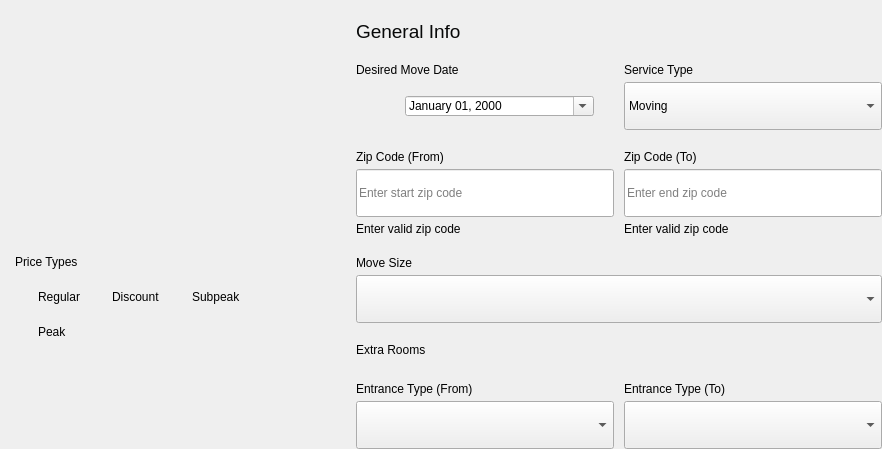
                    <widget class="QWidget" name="calc_move_detail_page">
                     <layout class="QVBoxLayout" name="calc_move_detail_layout">
                      <property name="spacing">
                       <number>0</number>
                      </property>
                      <property name="leftMargin">
                       <number>0</number>
                      </property>
                      <property name="topMargin">
                       <number>0</number>
                      </property>
                      <property name="rightMargin">
                       <number>0</number>
                      </property>
                      <property name="bottomMargin">
                       <number>0</number>
                      </property>
                      <item>
                       <widget class="QFrame" name="calc_move_detail_frame">
                        <layout class="QHBoxLayout" name="calc_move_detail_layout_2" stretch="0,0">
                         <property name="spacing">
                          <number>90</number>
                         </property>
                         <property name="leftMargin">
                          <number>0</number>
                         </property>
                         <property name="topMargin">
                          <number>20</number>
                         </property>
                         <property name="rightMargin">
                          <number>0</number>
                         </property>
                         <property name="bottomMargin">
                          <number>0</number>
                         </property>
                         <item>
                          <widget class="QFrame" name="calc_calendar_frame">
                           <property name="maximumSize">
                            <size>
                             <width>317</width>
                             <height>16777215</height>
                            </size>
                           </property>
                           <layout class="QVBoxLayout" name="cacl_calendar_layout">
                            <property name="spacing">
                             <number>10</number>
                            </property>
                            <property name="leftMargin">
                             <number>0</number>
                            </property>
                            <property name="topMargin">
                             <number>0</number>
                            </property>
                            <property name="rightMargin">
                             <number>0</number>
                            </property>
                            <property name="bottomMargin">
                             <number>0</number>
                            </property>
                            <item>
                             <widget class="QFrame" name="calc_calendar_frame2">
                              <property name="maximumSize">
                               <size>
                                <width>16777215</width>
                                <height>330</height>
                               </size>
                              </property>
                              <layout class="QVBoxLayout" name="calc_calendar_layout2">
                               <property name="spacing">
                                <number>0</number>
                               </property>
                               <property name="leftMargin">
                                <number>20</number>
                               </property>
                               <property name="topMargin">
                                <number>20</number>
                               </property>
                               <property name="rightMargin">
                                <number>20</number>
                               </property>
                               <property name="bottomMargin">
                                <number>20</number>
                               </property>
                              </layout>
                             </widget>
                            </item>
                            <item alignment="Qt::AlignTop">
                             <widget class="QFrame" name="calc_price_type_frame">
                              <layout class="QVBoxLayout" name="calc_price_type_layout">
                               <property name="leftMargin">
                                <number>15</number>
                               </property>
                               <property name="topMargin">
                                <number>15</number>
                               </property>
                               <property name="rightMargin">
                                <number>25</number>
                               </property>
                               <property name="bottomMargin">
                                <number>15</number>
                               </property>
                               <item>
                                <widget class="QLabel" name="calc_price_type">
                                 <property name="text">
                                  <string>Price Types</string>
                                 </property>
                                </widget>
                               </item>
                               <item alignment="Qt::AlignLeft">
                                <widget class="QFrame" name="calc_price_type_frame_2">
                                 <layout class="QHBoxLayout" name="calc_price_type_layout_2">
                                  <property name="spacing">
                                   <number>9</number>
                                  </property>
                                  <property name="leftMargin">
                                   <number>0</number>
                                  </property>
                                  <property name="topMargin">
                                   <number>15</number>
                                  </property>
                                  <property name="rightMargin">
                                   <number>0</number>
                                  </property>
                                  <property name="bottomMargin">
                                   <number>15</number>
                                  </property>
                                  <item>
                                   <widget class="QLabel" name="calc_blue_color">
                                    <property name="minimumSize">
                                     <size>
                                      <width>14</width>
                                      <height>14</height>
                                     </size>
                                    </property>
                                    <property name="maximumSize">
                                     <size>
                                      <width>14</width>
                                      <height>14</height>
                                     </size>
                                    </property>
                                   </widget>
                                  </item>
                                  <item>
                                   <widget class="QLabel" name="calc_blue_label">
                                    <property name="text">
                                     <string>Regular</string>
                                    </property>
                                   </widget>
                                  </item>
                                  <item>
                                   <widget class="QLabel" name="calc_green_color">
                                    <property name="minimumSize">
                                     <size>
                                      <width>14</width>
                                      <height>14</height>
                                     </size>
                                    </property>
                                    <property name="maximumSize">
                                     <size>
                                      <width>14</width>
                                      <height>14</height>
                                     </size>
                                    </property>
                                   </widget>
                                  </item>
                                  <item>
                                   <widget class="QLabel" name="calc_green_label">
                                    <property name="text">
                                     <string>Discount</string>
                                    </property>
                                   </widget>
                                  </item>
                                  <item>
                                   <widget class="QLabel" name="calc_yellow_color">
                                    <property name="minimumSize">
                                     <size>
                                      <width>14</width>
                                      <height>14</height>
                                     </size>
                                    </property>
                                    <property name="maximumSize">
                                     <size>
                                      <width>14</width>
                                      <height>14</height>
                                     </size>
                                    </property>
                                   </widget>
                                  </item>
                                  <item>
                                   <widget class="QLabel" name="calc_yellow_label">
                                    <property name="text">
                                     <string>Subpeak</string>
                                    </property>
                                   </widget>
                                  </item>
                                 </layout>
                                </widget>
                               </item>
                               <item>
                                <widget class="QFrame" name="calc_price_type_frame_3">
                                 <layout class="QHBoxLayout" name="calc_price_type_layout_3">
                                  <property name="spacing">
                                   <number>9</number>
                                  </property>
                                  <property name="leftMargin">
                                   <number>0</number>
                                  </property>
                                  <property name="topMargin">
                                   <number>0</number>
                                  </property>
                                  <property name="rightMargin">
                                   <number>0</number>
                                  </property>
                                  <property name="bottomMargin">
                                   <number>0</number>
                                  </property>
                                  <item>
                                   <widget class="QLabel" name="calc_red_color">
                                    <property name="minimumSize">
                                     <size>
                                      <width>14</width>
                                      <height>14</height>
                                     </size>
                                    </property>
                                    <property name="maximumSize">
                                     <size>
                                      <width>14</width>
                                      <height>14</height>
                                     </size>
                                    </property>
                                   </widget>
                                  </item>
                                  <item>
                                   <widget class="QLabel" name="calc_red_label">
                                    <property name="text">
                                     <string>Peak</string>
                                    </property>
                                   </widget>
                                  </item>
                                 </layout>
                                </widget>
                               </item>
                              </layout>
                             </widget>
                            </item>
                           </layout>
                          </widget>
                         </item>
                         <item alignment="Qt::AlignLeft|Qt::AlignTop">
                          <widget class="QFrame" name="calc_general_info_frame">
                           <layout class="QVBoxLayout" name="calc_general_info_layout">
                            <property name="spacing">
                             <number>20</number>
                            </property>
                            <property name="leftMargin">
                             <number>0</number>
                            </property>
                            <property name="topMargin">
                             <number>0</number>
                            </property>
                            <property name="rightMargin">
                             <number>0</number>
                            </property>
                            <property name="bottomMargin">
                             <number>0</number>
                            </property>
                            <item>
                             <widget class="QLabel" name="calc_gen_info_header">
                              <property name="styleSheet">
                               <string notr="true">font-size: 19px;
color: #070808;</string>
                              </property>
                              <property name="text">
                               <string>General Info</string>
                              </property>
                             </widget>
                            </item>
                            <item>
                             <widget class="QFrame" name="calc_move_date_type_frame">
                              <layout class="QGridLayout" name="calc_move_date_type_layout">
                               <property name="leftMargin">
                                <number>0</number>
                               </property>
                               <property name="topMargin">
                                <number>0</number>
                               </property>
                               <property name="rightMargin">
                                <number>0</number>
                               </property>
                               <property name="bottomMargin">
                                <number>0</number>
                               </property>
                               <property name="horizontalSpacing">
                                <number>10</number>
                               </property>
                               <property name="verticalSpacing">
                                <number>5</number>
                               </property>
                               <item row="0" column="0">
                                <widget class="QLabel" name="calc_1_move_date_label">
                                 <property name="text">
                                  <string>Desired Move Date</string>
                                 </property>
                                </widget>
                               </item>
                               <item row="0" column="1">
                                <widget class="QLabel" name="calc_1_service_type_label">
                                 <property name="text">
                                  <string>Service Type</string>
                                 </property>
                                </widget>
                               </item>
                               <item row="1" column="0">
                                <widget class="QFrame" name="calc_date_frame">
                                 <property name="minimumSize">
                                  <size>
                                   <width>258</width>
                                   <height>48</height>
                                  </size>
                                 </property>
                                 <property name="maximumSize">
                                  <size>
                                   <width>258</width>
                                   <height>48</height>
                                  </size>
                                 </property>
                                 <layout class="QHBoxLayout" name="config_start_date_layout_2" stretch="0,1">
                                  <property name="spacing">
                                   <number>12</number>
                                  </property>
                                  <property name="leftMargin">
                                   <number>17</number>
                                  </property>
                                  <property name="topMargin">
                                   <number>14</number>
                                  </property>
                                  <property name="rightMargin">
                                   <number>20</number>
                                  </property>
                                  <property name="bottomMargin">
                                   <number>14</number>
                                  </property>
                                  <item alignment="Qt::AlignLeft">
                                   <widget class="QLabel" name="calc_start_date_icon">
                                    <property name="minimumSize">
                                     <size>
                                      <width>20</width>
                                      <height>20</height>
                                     </size>
                                    </property>
                                   </widget>
                                  </item>
                                  <item>
                                   <widget class="QDateEdit" name="calc_start_date_edit">
                                    <property name="cursor">
                                     <cursorShape>PointingHandCursor</cursorShape>
                                    </property>
                                    <property name="displayFormat">
                                     <string>MMMM dd, yyyy</string>
                                    </property>
                                    <property name="calendarPopup">
                                     <bool>true</bool>
                                    </property>
                                   </widget>
                                  </item>
                                 </layout>
                                </widget>
                               </item>
                               <item row="1" column="1">
                                <widget class="QComboBox" name="calc_sevice_type">
                                 <property name="minimumSize">
                                  <size>
                                   <width>258</width>
                                   <height>48</height>
                                  </size>
                                 </property>
                                 <property name="maximumSize">
                                  <size>
                                   <width>258</width>
                                   <height>48</height>
                                  </size>
                                 </property>
                                 <property name="cursor">
                                  <cursorShape>PointingHandCursor</cursorShape>
                                 </property>
                                 <item>
                                  <property name="text">
                                   <string>Moving</string>
                                  </property>
                                 </item>
                                </widget>
                               </item>
                              </layout>
                             </widget>
                            </item>
                            <item>
                             <widget class="QFrame" name="calc_zip_code_frame">
                              <layout class="QGridLayout" name="calc_zip_code_layout">
                               <property name="leftMargin">
                                <number>0</number>
                               </property>
                               <property name="topMargin">
                                <number>0</number>
                               </property>
                               <property name="rightMargin">
                                <number>0</number>
                               </property>
                               <property name="bottomMargin">
                                <number>0</number>
                               </property>
                               <property name="horizontalSpacing">
                                <number>10</number>
                               </property>
                               <property name="verticalSpacing">
                                <number>5</number>
                               </property>
                               <item row="0" column="1">
                                <widget class="QLabel" name="calc_1_zip_to_label">
                                 <property name="text">
                                  <string>Zip Code (To)</string>
                                 </property>
                                </widget>
                               </item>
                               <item row="2" column="1">
                                <widget class="QLabel" name="error_calc_zip_to">
                                 <property name="text">
                                  <string>Enter valid zip code</string>
                                 </property>
                                </widget>
                               </item>
                               <item row="1" column="0">
                                <widget class="QLineEdit" name="calc_zip_from_input">
                                 <property name="minimumSize">
                                  <size>
                                   <width>258</width>
                                   <height>48</height>
                                  </size>
                                 </property>
                                 <property name="maximumSize">
                                  <size>
                                   <width>258</width>
                                   <height>48</height>
                                  </size>
                                 </property>
                                 <property name="maxLength">
                                  <number>5</number>
                                 </property>
                                 <property name="placeholderText">
                                  <string>Enter start zip code</string>
                                 </property>
                                </widget>
                               </item>
                               <item row="2" column="0">
                                <widget class="QLabel" name="error_calc_zip_from">
                                 <property name="text">
                                  <string>Enter valid zip code</string>
                                 </property>
                                </widget>
                               </item>
                               <item row="1" column="1">
                                <widget class="QLineEdit" name="calc_zip_to_input">
                                 <property name="minimumSize">
                                  <size>
                                   <width>258</width>
                                   <height>48</height>
                                  </size>
                                 </property>
                                 <property name="maximumSize">
                                  <size>
                                   <width>258</width>
                                   <height>48</height>
                                  </size>
                                 </property>
                                 <property name="maxLength">
                                  <number>5</number>
                                 </property>
                                 <property name="placeholderText">
                                  <string>Enter end zip code</string>
                                 </property>
                                </widget>
                               </item>
                               <item row="0" column="0">
                                <widget class="QLabel" name="calc_1_zip_from_label">
                                 <property name="text">
                                  <string>Zip Code (From)</string>
                                 </property>
                                </widget>
                               </item>
                              </layout>
                             </widget>
                            </item>
                            <item>
                             <widget class="QFrame" name="calc_move_size_frame">
                              <layout class="QVBoxLayout" name="calc_move_size_layout">
                               <property name="spacing">
                                <number>5</number>
                               </property>
                               <property name="leftMargin">
                                <number>0</number>
                               </property>
                               <property name="topMargin">
                                <number>0</number>
                               </property>
                               <property name="rightMargin">
                                <number>0</number>
                               </property>
                               <property name="bottomMargin">
                                <number>0</number>
                               </property>
                               <item>
                                <widget class="QLabel" name="calc_1_move_size_label">
                                 <property name="text">
                                  <string>Move Size</string>
                                 </property>
                                </widget>
                               </item>
                               <item>
                                <widget class="QComboBox" name="calc_1_move_size_box">
                                 <property name="minimumSize">
                                  <size>
                                   <width>526</width>
                                   <height>48</height>
                                  </size>
                                 </property>
                                 <property name="maximumSize">
                                  <size>
                                   <width>526</width>
                                   <height>48</height>
                                  </size>
                                 </property>
                                 <property name="cursor">
                                  <cursorShape>PointingHandCursor</cursorShape>
                                 </property>
                                </widget>
                               </item>
                              </layout>
                             </widget>
                            </item>
                            <item>
                             <widget class="QFrame" name="calc_extra_room_frame">
                              <layout class="QVBoxLayout" name="calc_extra_room_layout">
                               <property name="spacing">
                                <number>5</number>
                               </property>
                               <property name="leftMargin">
                                <number>0</number>
                               </property>
                               <property name="topMargin">
                                <number>0</number>
                               </property>
                               <property name="rightMargin">
                                <number>0</number>
                               </property>
                               <property name="bottomMargin">
                                <number>0</number>
                               </property>
                               <item>
                                <widget class="QLabel" name="calc_extra_room_label">
                                 <property name="text">
                                  <string>Extra Rooms</string>
                                 </property>
                                </widget>
                               </item>
                               <item>
                                <widget class="QFrame" name="calc_extra_room_btn_frame">
                                 <layout class="QHBoxLayout" name="calc_extra_room_btn_layout">
                                  <property name="spacing">
                                   <number>5</number>
                                  </property>
                                  <property name="leftMargin">
                                   <number>0</number>
                                  </property>
                                  <property name="topMargin">
                                   <number>0</number>
                                  </property>
                                  <property name="rightMargin">
                                   <number>0</number>
                                  </property>
                                  <property name="bottomMargin">
                                   <number>0</number>
                                  </property>
                                 </layout>
                                </widget>
                               </item>
                              </layout>
                             </widget>
                            </item>
                            <item>
                             <widget class="QFrame" name="calc_entrance_type_frame">
                              <layout class="QGridLayout" name="calc_entrance_type_layout">
                               <property name="leftMargin">
                                <number>0</number>
                               </property>
                               <property name="topMargin">
                                <number>0</number>
                               </property>
                               <property name="rightMargin">
                                <number>0</number>
                               </property>
                               <property name="bottomMargin">
                                <number>0</number>
                               </property>
                               <property name="horizontalSpacing">
                                <number>10</number>
                               </property>
                               <property name="verticalSpacing">
                                <number>5</number>
                               </property>
                               <item row="1" column="0">
                                <widget class="QComboBox" name="calc_1_entrance_from_box">
                                 <property name="minimumSize">
                                  <size>
                                   <width>258</width>
                                   <height>48</height>
                                  </size>
                                 </property>
                                 <property name="maximumSize">
                                  <size>
                                   <width>258</width>
                                   <height>48</height>
                                  </size>
                                 </property>
                                 <property name="cursor">
                                  <cursorShape>PointingHandCursor</cursorShape>
                                 </property>
                                </widget>
                               </item>
                               <item row="0" column="0">
                                <widget class="QLabel" name="calc_1_entrance_from_label">
                                 <property name="text">
                                  <string>Entrance Type (From)</string>
                                 </property>
                                </widget>
                               </item>
                               <item row="0" column="1">
                                <widget class="QLabel" name="calc_1_entrance_to_label">
                                 <property name="text">
                                  <string>Entrance Type (To)</string>
                                 </property>
                                </widget>
                               </item>
                               <item row="1" column="1">
                                <widget class="QComboBox" name="calc_1_entrance_to_box">
                                 <property name="minimumSize">
                                  <size>
                                   <width>258</width>
                                   <height>48</height>
                                  </size>
                                 </property>
                                 <property name="maximumSize">
                                  <size>
                                   <width>258</width>
                                   <height>48</height>
                                  </size>
                                 </property>
                                 <property name="cursor">
                                  <cursorShape>PointingHandCursor</cursorShape>
                                 </property>
                                </widget>
                               </item>
                              </layout>
                             </widget>
                            </item>
                           </layout>
                          </widget>
                         </item>
                        </layout>
                       </widget>
                      </item>
                     </layout>
                    </widget>
